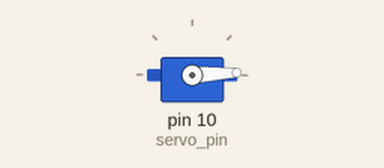
The sketch below on a simulated Arduino Uno, built with avr-gcc and run on an emulated ATmega328P. Parts: servo.

Above: at 0.05 s.
At 0.9 s:
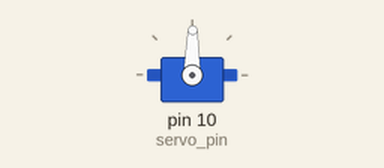
At 1.75 s:
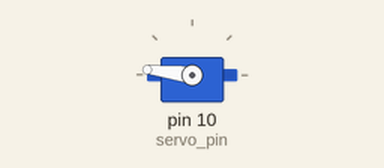
At 3.45 s:
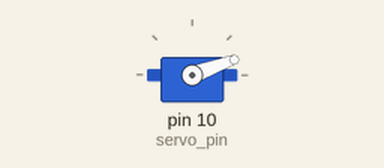
Timing chart, 0 to 8.4 s (numbered marks = the images above):
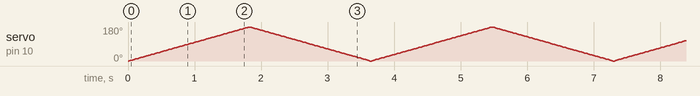

The sketch:

Sweep.ino
```cpp
#include <Servo.h>

Servo myservo;  // create servo object to control a servo
// twelve servo objects can be created on most boards

int pos = 0;    // variable to store the servo position

void setup() {
  int servo_pin=10;
  myservo.attach(servo_pin);  // attaches the servo on pin 10 to the servo object
}

void loop() {
  for (pos = 0; pos <= 180; pos += 1) { // goes from 0 degrees to 180 degrees
    // in steps of 1 degree
    myservo.write(pos);              // tell servo to go to position in variable 'pos'
    delay(10);                       // waits 15ms for the servo to reach the position
  }
  for (pos = 180; pos >= 0; pos -= 1) { // goes from 180 degrees to 0 degrees
    myservo.write(pos);              // tell servo to go to position in variable 'pos'
    delay(10);                       // waits 15ms for the servo to reach the position
  }
}
```
